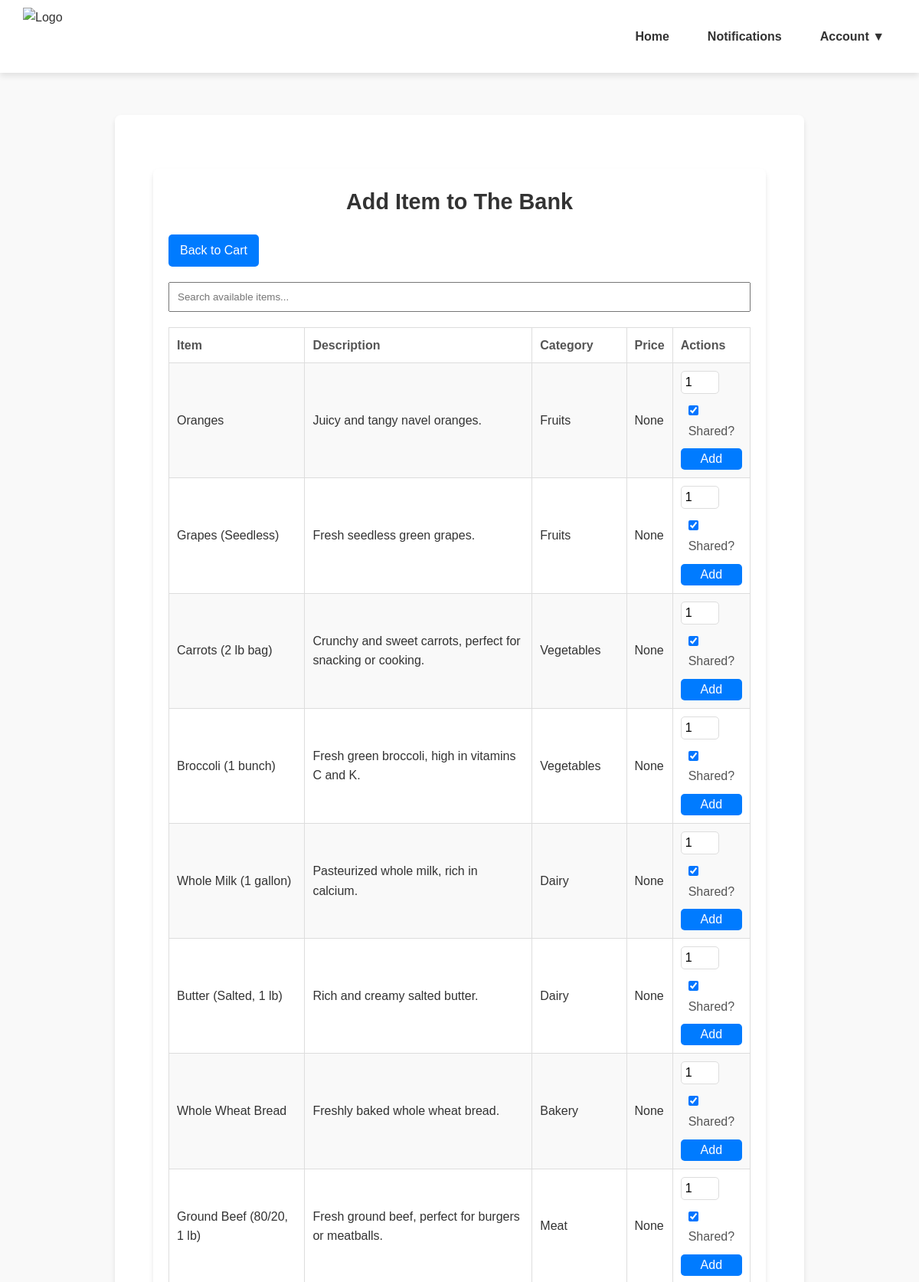
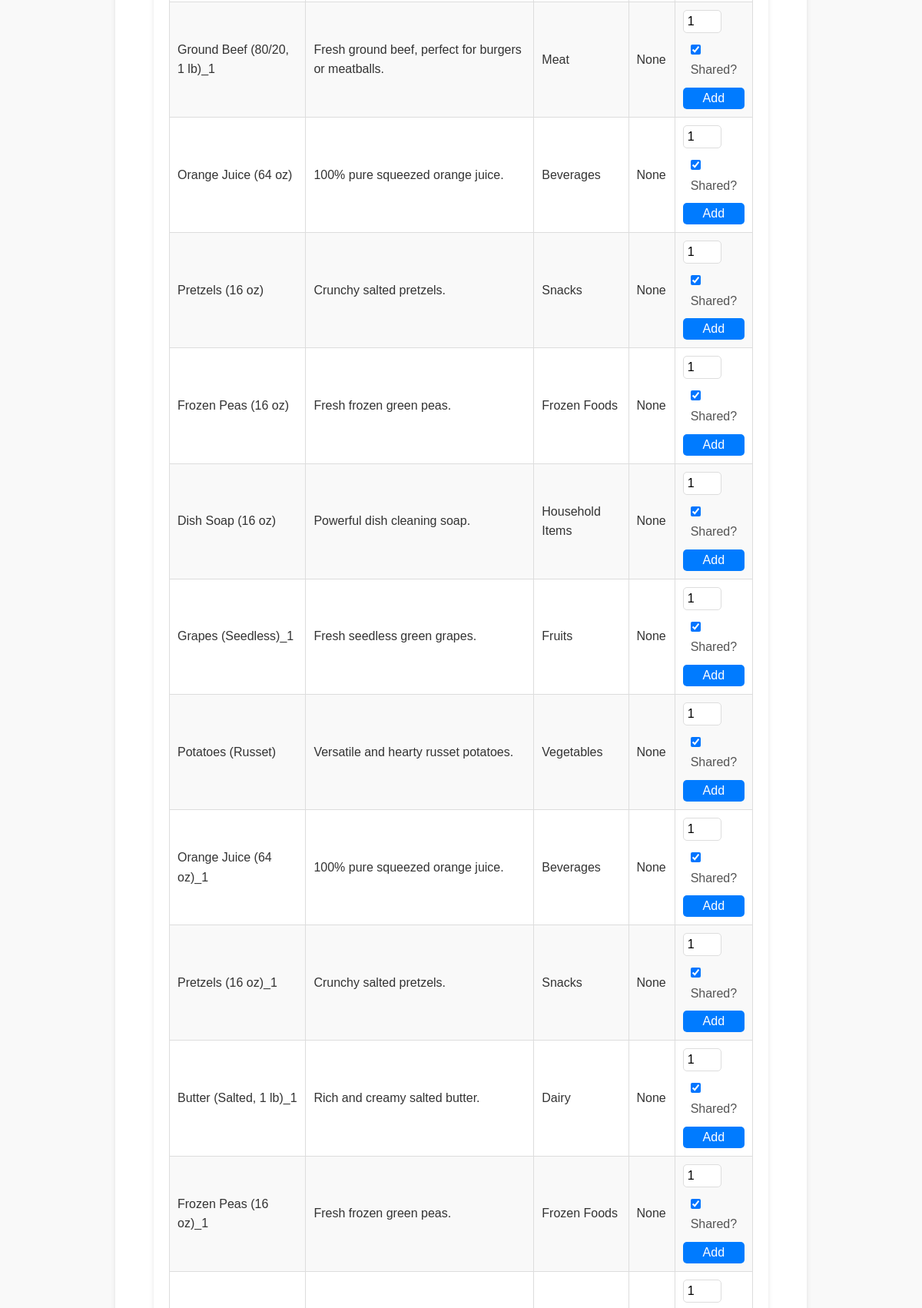
Page /cart/1/add/ (signed in, upper part) on the committed database (2 pictures, top to bottom).
### main/models.py (models this page shows, shortened)
class SharedCart(models.Model):
    name = models.CharField(max_length=100)
    users = models.ManyToManyField(User, related_name='shared_carts')

class GroceryItem(models.Model):
    CATEGORY_CHOICES = [
        ("Fruits", "Fruits"),
        ("Vegetables", "Vegetables"),
        ("Dairy", "Dairy"),
        ("Bakery", "Bakery"),
        ("Meat", "Meat"),
        ("Beverages", "Beverages"),
        ("Snacks", "Snacks"),
        ("Frozen Foods", "Frozen Foods"),
        ("Household Items", "Household Items"),
    ]
    name = models.CharField(max_length=100, unique=True)
    description = models.TextField(blank=True)
    price = models.DecimalField(max_digits=6, decimal_places=2, null=True, blank=True)
    availability = models.BooleanField(default=True)
    category = models.CharField(
        max_length=50,
        choices=CATEGORY_CHOICES,
        default="N/A",
    )

### main/views.py (the view, shortened to what this page needs)
# urls.py: path('cart/<int:cart_id>/add/', views.add_item, name='add_item'),
@login_required
def add_item(request, cart_id):
    cart = get_object_or_404(SharedCart, id=cart_id, users=request.user)
    search_query = request.GET.get('q', '').strip()
    sort_option = request.GET.get('sort', '').strip()  # 'asc' or 'desc'
    available_items = GroceryItem.objects.filter(availability=True)
    unique_names = set()
    unique_items = []
    for item in available_items:
        if item.name not in unique_names:
            unique_items.append(item)
            unique_names.add(item.name)
    return render(request, 'add_item.html', {
        'cart': cart,
        'available_items': unique_items,
        'search_query': search_query,
        'sort_option': sort_option
    })

### templates/add_item.html (shortened to what this page needs)
{% extends 'base.html' %}
{% block content %}
<div class="container">
    <h1>Add Item to {{ cart.name }}</h1>
    <a href="{% url 'shared_cart' cart.id %}" class="back-btn">Back to Cart</a>
    <input
        type="text"
        id="searchAvailableItems"
        placeholder="Search available items..."
        style="width: 100%; padding: 10px; margin-bottom: 20px;"
    />
    <table id="availableItemsTable">
        <tr>
            <th>Item</th>
            <th>Description</th>
            <th>Category</th>
            <th>Price</th>
            <th>Actions</th>
        </tr>
        {% for item in available_items %}
        <tr>
            <td>{{ item.name }}</td>
            <td>{{ item.description }}</td>
            <td>{{ item.category }}</td>
            <td>{{ item.price }}</td>
            <td>
                <form method="POST" action="{% url 'add_item' cart.id %}">
                    <input type="number" name="quantity" value="1" min="1" style="width: 50px;">
                    <label style="margin-left:10px;">
                        <input type="checkbox" name="is_shared" checked> Shared?
                    </label>
                    <button type="submit">Add</button>
                </form>
            </td>
        </tr>
        {% endfor %}
    </table>
</div>
{% endblock %}

### templates/base.html (style rules this page uses)
* { margin: 0; padding: 0; box-sizing: border-box; outline: none; }
body { font-family: 'Arial', sans-serif; background-color: #f9f9f9; color: #333; line-height: 1.6; }
a { text-decoration: none; color: inherit; }

### templates/add_item.html (style rules this page uses)
.container { max-width: 800px; margin: 50px auto; padding: 20px; background: #fff; border-radius: 8px; box-shadow: 0 4px 6px rgba(0, 0, 0, 0.1); }
h1, h2 { font-size: 1.8em; margin-bottom: 20px; color: #333; text-align: center; }
table { width: 100%; border-collapse: collapse; margin-bottom: 20px; }
th, td { text-align: left; padding: 10px; border: 1px solid #ddd; }
th { font-weight: bold; color: #555; }
tr:nth-child(even) { background-color: #f9f9f9; }
form { display: flex; flex-direction: column; gap: 10px; }
label { font-size: 1em; color: #555; }
input[type="number"] { padding: 5px; font-size: 1em; border: 1px solid #ddd; border-radius: 5px; width: 60px; box-sizing: border-box; }
button { padding: 5px 10px; font-size: 1em; color: white; background: #007bff; border: none; border-radius: 5px; cursor: pointer; transition: background 0.3s ease; }
.back-btn { display: inline-block; margin-bottom: 20px; padding: 8px 15px; font-size: 1em; color: #ffffff; background: #007bff; border: none; border-radius: 5px; text-decoration: none; cursor: pointer; transition: background 0.3s ease; }

### rows in the picture
SharedCart: name "The Bank"
GroceryItem: name "Oranges", description "Juicy and tangy navel oranges.", category "Fruits", price "None"
GroceryItem: name "Grapes (Seedless)", description "Fresh seedless green grapes.", category "Fruits", price "None"
GroceryItem: name "Carrots (2 lb bag)", description "Crunchy and sweet carrots, perfect for snacking or cooking.", category "Vegetables", price "None"
GroceryItem: name "Broccoli (1 bunch)", description "Fresh green broccoli, high in vitamins C and K.", category "Vegetables", price "None"
GroceryItem: name "Whole Milk (1 gallon)", description "Pasteurized whole milk, rich in calcium.", category "Dairy", price "None"
GroceryItem: name "Butter (Salted, 1 lb)", description "Rich and creamy salted butter.", category "Dairy", price "None"
GroceryItem: name "Whole Wheat Bread", description "Freshly baked whole wheat bread.", category "Bakery", price "None"
GroceryItem: name "Ground Beef (80/20, 1 lb)", description "Fresh ground beef, perfect for burgers or meatballs.", category "Meat", price "None"
GroceryItem: name "Ground Beef (80/20, 1 lb)_1", description "Fresh ground beef, perfect for burgers or meatballs.", category "Meat", price "None"
GroceryItem: name "Orange Juice (64 oz)", description "100% pure squeezed orange juice.", category "Beverages", price "None"
GroceryItem: name "Pretzels (16 oz)", description "Crunchy salted pretzels.", category "Snacks", price "None"
GroceryItem: name "Frozen Peas (16 oz)", description "Fresh frozen green peas.", category "Frozen Foods", price "None"
GroceryItem: name "Dish Soap (16 oz)", description "Powerful dish cleaning soap.", category "Household Items", price "None"
GroceryItem: name "Grapes (Seedless)_1", description "Fresh seedless green grapes.", category "Fruits", price "None"
GroceryItem: name "Potatoes (Russet)", description "Versatile and hearty russet potatoes.", category "Vegetables", price "None"
GroceryItem: name "Orange Juice (64 oz)_1", description "100% pure squeezed orange juice.", category "Beverages", price "None"
GroceryItem: name "Pretzels (16 oz)_1", description "Crunchy salted pretzels.", category "Snacks", price "None"
GroceryItem: name "Butter (Salted, 1 lb)_1", description "Rich and creamy salted butter.", category "Dairy", price "None"
GroceryItem: name "Frozen Peas (16 oz)_1", description "Fresh frozen green peas.", category "Frozen Foods", price "None"
